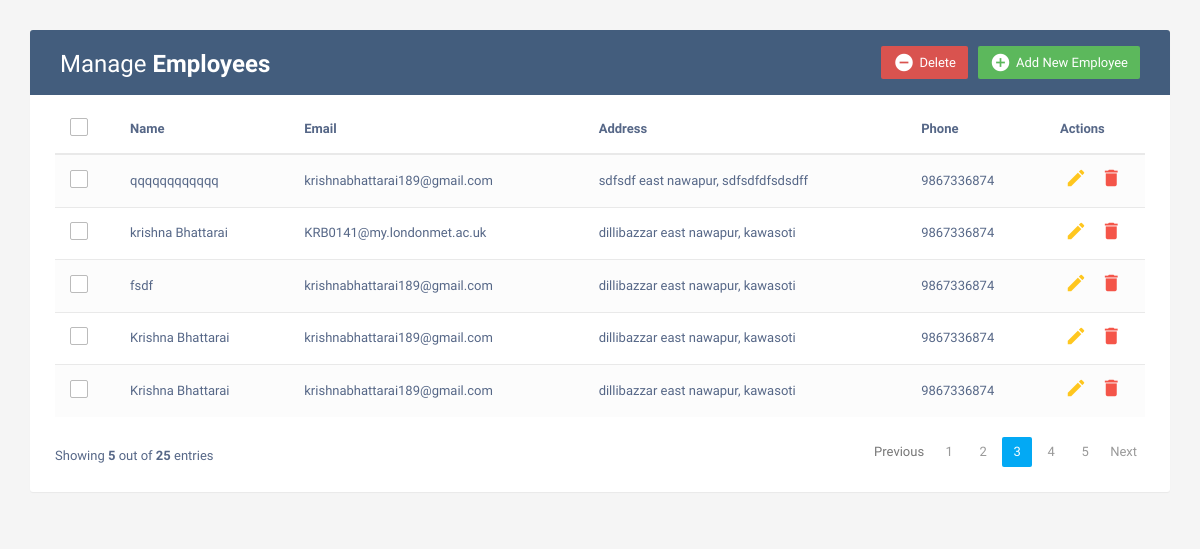
The app's page /pratice with its own data.
### contents/models.py (models this page shows)
class form_d(models.Model):
    name=models.CharField( max_length=500)
    email=models.CharField( max_length=500)
    address=models.CharField( max_length=500)
    phone=models.CharField( max_length=500)

### contents/views.py (the view)
# urls.py: path('pratice', views.pratice, name='pratice'),
def pratice(request):
    all_data=form_d.objects.all()
    return render(request, 'pratice.html', {'all_data': all_data})

### templates/pratice.html (shortened to what this page needs)
<!DOCTYPE html>
<html lang="en">
<head>
<link rel="stylesheet" href="https://maxcdn.bootstrapcdn.com/font-awesome/4.7.0/css/font-awesome.min.css">
<link rel="stylesheet" href="https://maxcdn.bootstrapcdn.com/bootstrap/3.3.7/css/bootstrap.min.css">
</head>
  <body>
    <div class="container">
        <div class="table-wrapper">
            <div class="table-title">
                <div class="row">
                    <div class="col-sm-6">
						<h2>Manage <b>Employees</b></h2>
					</div>
					<div class="col-sm-6">
						<a href="#addEmployeeModal" class="btn btn-success" data-toggle="modal"><i class="material-icons">&#xE147;</i> <span>Add New Employee</span></a>
						<a href="#deleteEmployeeModal" class="btn btn-danger" data-toggle="modal"><i class="material-icons">&#xE15C;</i> <span>Delete</span></a>
					</div>
                </div>
            </div>
            <table class="table table-striped table-hover">
                <thead>
                    <tr>
						<th>
							<span class="custom-checkbox">
								<label for="selectAll"></label>
							</span>
						</th>
                        <th>Name</th>
                        <th>Email</th>
						<th>Address</th>
                        <th>Phone</th>
                        <th>Actions</th>
                    </tr>
                </thead>
                <tbody>
                    {% for i in all_data %}
                    <tr>
						<td>
							<span class="custom-checkbox">
								<label for="checkbox1"></label>
							</span>
						</td>
                        <td>{{i.name}}</td>
                        <td>{{i.email}}</td>
                        <td>{{i.address}}</td>
                        <td>{{i.phone}}</td>
                        <td>
                            <a href="#editEmployeeModal-{{forloop.counter}}" class="edit" data-toggle="modal"><i class="material-icons" data-toggle="tooltip" title="Edit">&#xE254;</i></a>
                            <a href="#deleteEmployeeModal-{{forloop.counter}}" class="delete" data-toggle="modal"><i class="material-icons" data-toggle="tooltip" title="Delete">&#xE872;</i></a>
                        </td>
                    </tr>
                    {% endfor %}
                </tbody>
            </table>
			<div class="clearfix">
                <div class="hint-text">Showing <b>5</b> out of <b>25</b> entries</div>
                <ul class="pagination">
                    <li class="page-item disabled"><a href="#">Previous</a></li>
                    <li class="page-item"><a href="#" class="page-link">1</a></li>
                    <li class="page-item"><a href="#" class="page-link">2</a></li>
                    <li class="page-item active"><a href="#" class="page-link">3</a></li>
                    <li class="page-item"><a href="#" class="page-link">4</a></li>
                    <li class="page-item"><a href="#" class="page-link">5</a></li>
                    <li class="page-item"><a href="#" class="page-link">Next</a></li>
                </ul>
            </div>
        </div>
    </div>
</body>
</html>

### templates/pratice.html (style rules this page uses)
body { color: #566787; background: #f5f5f5; font-family: 'Varela Round', sans-serif; font-size: 13px; }
.table-wrapper { background: #fff; padding: 20px 25px; margin: 30px 0; border-radius: 3px; box-shadow: 0 1px 1px rgba(0,0,0,.05); }
.table-title { padding-bottom: 15px; background: #435d7d; color: #fff; padding: 16px 30px; margin: -20px -25px 10px; border-radius: 3px 3px 0 0; }
.table-title h2 { margin: 5px 0 0; font-size: 24px; }
.table-title .btn { color: #fff; float: right; font-size: 13px; border: none; min-width: 50px; border-radius: 2px; border: none; outline: none !important; margin-left: 10px; }
.table-title .btn i { float: left; font-size: 21px; margin-right: 5px; }
.table-title .btn span { float: left; margin-top: 2px; }
table.table tr th, table.table tr td { border-color: #e9e9e9; padding: 12px 15px; vertical-align: middle; }
table.table tr th:first-child { width: 60px; }
table.table tr th:last-child { width: 100px; }
table.table-striped tbody tr:nth-of-type(odd) { background-color: #fcfcfc; }
table.table td:last-child i { opacity: 0.9; font-size: 22px; margin: 0 5px; }
table.table td a { font-weight: bold; color: #566787; display: inline-block; text-decoration: none; outline: none !important; }
table.table td a.edit { color: #FFC107; }
table.table td a.delete { color: #F44336; }
table.table td i { font-size: 19px; }
.pagination { float: right; margin: 0 0 5px; }
.pagination li a { border: none; font-size: 13px; min-width: 30px; min-height: 30px; color: #999; margin: 0 2px; line-height: 30px; border-radius: 2px !important; text-align: center; padding: 0 6px; }
.pagination li.active a, .pagination li.active a.page-link { background: #03A9F4; }
.hint-text { float: left; margin-top: 10px; font-size: 13px; }
.custom-checkbox { position: relative; }
.custom-checkbox label:before { width: 18px; height: 18px; }
.custom-checkbox label:before { content: ''; margin-right: 10px; display: inline-block; vertical-align: text-top; background: white; border: 1px solid #bbb; border-radius: 2px; box-sizing: border-box; z-index: 2; }

### records on screen
form_d: name "qqqqqqqqqqqq", email "krishnabhattarai189@gmail.com", address "sdfsdf east nawapur, sdfsdfdfsdsdff", phone "9867336874"
form_d: name "krishna Bhattarai", email "KRB0141@my.londonmet.ac.uk", address "dillibazzar east nawapur, kawasoti", phone "9867336874"
form_d: name "fsdf", email "krishnabhattarai189@gmail.com", address "dillibazzar east nawapur, kawasoti", phone "9867336874"
form_d: name "Krishna Bhattarai", email "krishnabhattarai189@gmail.com", address "dillibazzar east nawapur, kawasoti", phone "9867336874"
form_d: name "Krishna Bhattarai", email "krishnabhattarai189@gmail.com", address "dillibazzar east nawapur, kawasoti", phone "9867336874"
